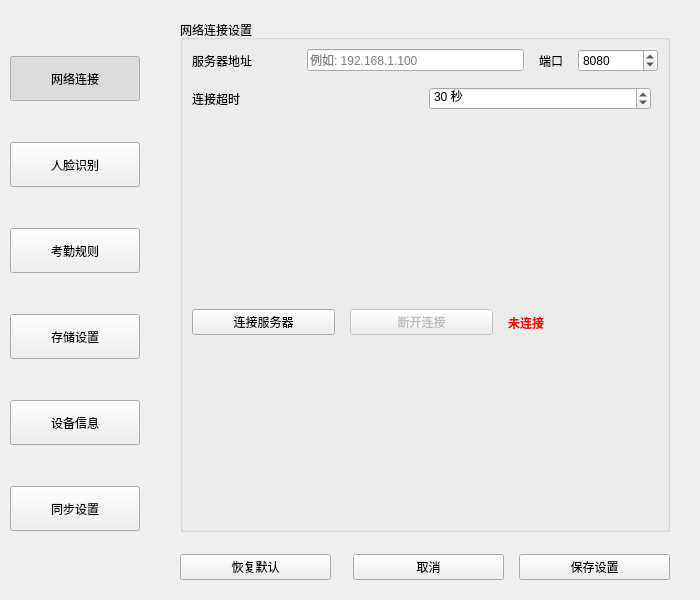
<?xml version="1.0" encoding="UTF-8"?>
<ui version="4.0">
 <class>SetWindow</class>
 <widget class="QWidget" name="SetWindow">
  <property name="geometry">
   <rect>
    <x>0</x>
    <y>0</y>
    <width>700</width>
    <height>600</height>
   </rect>
  </property>
  <property name="minimumSize">
   <size>
    <width>700</width>
    <height>600</height>
   </size>
  </property>
  <property name="windowTitle">
   <string>系统设置</string>
  </property>
  <layout class="QHBoxLayout" name="mainLayout" stretch="0,1">
   <property name="spacing">
    <number>0</number>
   </property>
   <property name="leftMargin">
    <number>0</number>
   </property>
   <property name="topMargin">
    <number>0</number>
   </property>
   <property name="rightMargin">
    <number>0</number>
   </property>
   <property name="bottomMargin">
    <number>0</number>
   </property>
   <item>
    <widget class="QWidget" name="navWidget" native="true">
     <property name="minimumSize">
      <size>
       <width>150</width>
       <height>0</height>
      </size>
     </property>
     <property name="maximumSize">
      <size>
       <width>150</width>
       <height>16777215</height>
      </size>
     </property>
     <layout class="QVBoxLayout" name="navLayout">
      <property name="spacing">
       <number>5</number>
      </property>
      <property name="leftMargin">
       <number>10</number>
      </property>
      <property name="topMargin">
       <number>20</number>
      </property>
      <property name="rightMargin">
       <number>10</number>
      </property>
      <property name="bottomMargin">
       <number>20</number>
      </property>
      <item>
       <widget class="QPushButton" name="btnNetwork">
        <property name="minimumSize">
         <size>
          <width>0</width>
          <height>45</height>
         </size>
        </property>
        <property name="text">
         <string>网络连接</string>
        </property>
        <property name="checkable">
         <bool>true</bool>
        </property>
        <property name="checked">
         <bool>true</bool>
        </property>
        <property name="autoExclusive">
         <bool>true</bool>
        </property>
       </widget>
      </item>
      <item>
       <widget class="QPushButton" name="btnFace">
        <property name="minimumSize">
         <size>
          <width>0</width>
          <height>45</height>
         </size>
        </property>
        <property name="text">
         <string>人脸识别</string>
        </property>
        <property name="checkable">
         <bool>true</bool>
        </property>
        <property name="autoExclusive">
         <bool>true</bool>
        </property>
       </widget>
      </item>
      <item>
       <widget class="QPushButton" name="btnAttendance">
        <property name="minimumSize">
         <size>
          <width>0</width>
          <height>45</height>
         </size>
        </property>
        <property name="text">
         <string>考勤规则</string>
        </property>
        <property name="checkable">
         <bool>true</bool>
        </property>
        <property name="autoExclusive">
         <bool>true</bool>
        </property>
       </widget>
      </item>
      <item>
       <widget class="QPushButton" name="btnStorage">
        <property name="minimumSize">
         <size>
          <width>0</width>
          <height>45</height>
         </size>
        </property>
        <property name="text">
         <string>存储设置</string>
        </property>
        <property name="checkable">
         <bool>true</bool>
        </property>
        <property name="autoExclusive">
         <bool>true</bool>
        </property>
       </widget>
      </item>
      <item>
       <widget class="QPushButton" name="btnDevice">
        <property name="minimumSize">
         <size>
          <width>0</width>
          <height>45</height>
         </size>
        </property>
        <property name="text">
         <string>设备信息</string>
        </property>
        <property name="checkable">
         <bool>true</bool>
        </property>
        <property name="autoExclusive">
         <bool>true</bool>
        </property>
       </widget>
      </item>
      <item>
       <widget class="QPushButton" name="btnSync">
        <property name="minimumSize">
         <size>
          <width>0</width>
          <height>45</height>
         </size>
        </property>
        <property name="text">
         <string>同步设置</string>
        </property>
        <property name="checkable">
         <bool>true</bool>
        </property>
        <property name="autoExclusive">
         <bool>true</bool>
        </property>
       </widget>
      </item>
      <item>
       <spacer name="navSpacer">
        <property name="orientation">
         <enum>Qt::Orientation::Vertical</enum>
        </property>
       </spacer>
      </item>
     </layout>
    </widget>
   </item>
   <item>
    <widget class="QWidget" name="contentWidget" native="true">
     <layout class="QVBoxLayout" name="contentLayout">
      <property name="spacing">
       <number>15</number>
      </property>
      <property name="leftMargin">
       <number>30</number>
      </property>
      <property name="topMargin">
       <number>20</number>
      </property>
      <property name="rightMargin">
       <number>30</number>
      </property>
      <property name="bottomMargin">
       <number>20</number>
      </property>
      <item>
       <widget class="QStackedWidget" name="stackedWidget">
        <property name="currentIndex">
         <number>0</number>
        </property>
        <!-- 网络连接设置页面 -->
        <widget class="QWidget" name="pageNetwork">
         <layout class="QVBoxLayout" name="networkPageLayout">
          <property name="spacing">
           <number>20</number>
          </property>
          <property name="leftMargin">
           <number>0</number>
          </property>
          <property name="topMargin">
           <number>0</number>
          </property>
          <property name="rightMargin">
           <number>0</number>
          </property>
          <property name="bottomMargin">
           <number>0</number>
          </property>
          <item>
           <widget class="QGroupBox" name="networkGroup">
            <property name="title">
             <string>网络连接设置</string>
            </property>
            <layout class="QVBoxLayout" name="networkLayout">
             <property name="spacing">
              <number>15</number>
             </property>
             <item>
              <layout class="QHBoxLayout" name="ipLayout">
               <item>
                <widget class="QLabel" name="ipLabel">
                 <property name="minimumSize">
                  <size>
                   <width>100</width>
                   <height>0</height>
                  </size>
                 </property>
                 <property name="text">
                  <string>服务器地址</string>
                 </property>
                </widget>
               </item>
               <item>
                <widget class="QLineEdit" name="lineEditIP">
                 <property name="placeholderText">
                  <string>例如: 192.168.1.100</string>
                 </property>
                </widget>
               </item>
               <item>
                <widget class="QLabel" name="portLabel">
                 <property name="text">
                  <string>端口</string>
                 </property>
                </widget>
               </item>
               <item>
                <widget class="QSpinBox" name="spinBoxPort">
                 <property name="minimumSize">
                  <size>
                   <width>80</width>
                   <height>0</height>
                  </size>
                 </property>
                 <property name="minimum">
                  <number>1</number>
                 </property>
                 <property name="maximum">
                  <number>65535</number>
                 </property>
                 <property name="value">
                  <number>8080</number>
                 </property>
                </widget>
               </item>
              </layout>
             </item>
             <item>
              <layout class="QHBoxLayout" name="timeoutLayout">
               <item>
                <widget class="QLabel" name="timeoutLabel">
                 <property name="minimumSize">
                  <size>
                   <width>100</width>
                   <height>0</height>
                  </size>
                 </property>
                 <property name="text">
                  <string>连接超时</string>
                 </property>
                </widget>
               </item>
               <item>
                <widget class="QSpinBox" name="spinBoxTimeout">
                 <property name="suffix">
                  <string> 秒</string>
                 </property>
                 <property name="minimum">
                  <number>5</number>
                 </property>
                 <property name="maximum">
                  <number>60</number>
                 </property>
                 <property name="value">
                  <number>30</number>
                 </property>
                </widget>
               </item>
               <item>
                <spacer name="timeoutSpacer">
                 <property name="orientation">
                  <enum>Qt::Orientation::Horizontal</enum>
                 </property>
                </spacer>
               </item>
              </layout>
             </item>
             <item>
              <layout class="QHBoxLayout" name="testLayout">
               <item>
                <widget class="QPushButton" name="btnTestConnection">
                 <property name="text">
                  <string>连接服务器</string>
                 </property>
                </widget>
               </item>
               <item>
                <widget class="QPushButton" name="btnDisconnect">
                 <property name="enabled">
                  <bool>false</bool>
                 </property>
                 <property name="text">
                  <string>断开连接</string>
                 </property>
                </widget>
               </item>
               <item>
                <widget class="QLabel" name="labelConnectionStatus">
                 <property name="text">
                  <string>未连接</string>
                 </property>
                 <property name="styleSheet">
                  <string notr="true">color: red; font-weight: bold;</string>
                 </property>
                </widget>
               </item>
               <item>
                <spacer name="testSpacer">
                 <property name="orientation">
                  <enum>Qt::Orientation::Horizontal</enum>
                 </property>
                </spacer>
               </item>
              </layout>
             </item>
            </layout>
           </widget>
          </item>
          <item>
           <spacer name="networkSpacer">
            <property name="orientation">
             <enum>Qt::Orientation::Vertical</enum>
            </property>
           </spacer>
          </item>
         </layout>
        </widget>
        <!-- 人脸识别设置页面 -->
        <widget class="QWidget" name="pageFace">
         <layout class="QVBoxLayout" name="facePageLayout">
          <property name="spacing">
           <number>20</number>
          </property>
          <property name="leftMargin">
           <number>0</number>
          </property>
          <property name="topMargin">
           <number>0</number>
          </property>
          <property name="rightMargin">
           <number>0</number>
          </property>
          <property name="bottomMargin">
           <number>0</number>
          </property>
          <item>
           <widget class="QGroupBox" name="faceGroup">
            <property name="title">
             <string>人脸识别设置</string>
            </property>
            <layout class="QVBoxLayout" name="faceLayout">
             <property name="spacing">
              <number>15</number>
             </property>
             <item>
              <layout class="QHBoxLayout" name="thresholdLayout">
               <item>
                <widget class="QLabel" name="thresholdLabel">
                 <property name="minimumSize">
                  <size>
                   <width>120</width>
                   <height>0</height>
                  </size>
                 </property>
                 <property name="text">
                  <string>相似度阈值</string>
                 </property>
                </widget>
               </item>
               <item>
                <widget class="QSlider" name="sliderThreshold">
                 <property name="minimumSize">
                  <size>
                   <width>200</width>
                   <height>0</height>
                  </size>
                 </property>
                 <property name="minimum">
                  <number>50</number>
                 </property>
                 <property name="maximum">
                  <number>99</number>
                 </property>
                 <property name="value">
                  <number>80</number>
                 </property>
                 <property name="orientation">
                  <enum>Qt::Orientation::Horizontal</enum>
                 </property>
                </widget>
               </item>
               <item>
                <widget class="QLabel" name="labelThresholdValue">
                 <property name="minimumSize">
                  <size>
                   <width>50</width>
                   <height>0</height>
                  </size>
                 </property>
                 <property name="text">
                  <string>80%</string>
                 </property>
                 <property name="alignment">
                  <set>Qt::AlignmentFlag::AlignCenter</set>
                 </property>
                </widget>
               </item>
              </layout>
             </item>
             <item>
              <layout class="QHBoxLayout" name="maxFaceLayout">
               <item>
                <widget class="QLabel" name="maxFaceLabel">
                 <property name="minimumSize">
                  <size>
                   <width>120</width>
                   <height>0</height>
                  </size>
                 </property>
                 <property name="text">
                  <string>最大检测人脸数</string>
                 </property>
                </widget>
               </item>
               <item>
                <widget class="QSpinBox" name="spinBoxMaxFace">
                 <property name="minimum">
                  <number>1</number>
                 </property>
                 <property name="maximum">
                  <number>10</number>
                 </property>
                 <property name="value">
                  <number>5</number>
                 </property>
                </widget>
               </item>
               <item>
                <spacer name="maxFaceSpacer">
                 <property name="orientation">
                  <enum>Qt::Orientation::Horizontal</enum>
                 </property>
                </spacer>
               </item>
              </layout>
             </item>
             <item>
              <layout class="QHBoxLayout" name="recognizeTimeoutLayout">
               <item>
                <widget class="QLabel" name="recognizeTimeoutLabel">
                 <property name="minimumSize">
                  <size>
                   <width>120</width>
                   <height>0</height>
                  </size>
                 </property>
                 <property name="text">
                  <string>识别超时时间</string>
                 </property>
                </widget>
               </item>
               <item>
                <widget class="QSpinBox" name="spinBoxRecognizeTimeout">
                 <property name="suffix">
                  <string> 秒</string>
                 </property>
                 <property name="minimum">
                  <number>3</number>
                 </property>
                 <property name="maximum">
                  <number>30</number>
                 </property>
                 <property name="value">
                  <number>10</number>
                 </property>
                </widget>
               </item>
               <item>
                <spacer name="recognizeTimeoutSpacer">
                 <property name="orientation">
                  <enum>Qt::Orientation::Horizontal</enum>
                 </property>
                </spacer>
               </item>
              </layout>
             </item>
            </layout>
           </widget>
          </item>
          <item>
           <widget class="QGroupBox" name="arcfaceGroup">
            <property name="title">
             <string>ArcFace SDK配置</string>
            </property>
            <layout class="QVBoxLayout" name="arcfaceLayout">
             <property name="spacing">
              <number>15</number>
             </property>
             <item>
              <layout class="QHBoxLayout" name="appIdLayout">
               <item>
                <widget class="QLabel" name="appIdLabel">
                 <property name="minimumSize">
                  <size>
                   <width>120</width>
                   <height>0</height>
                  </size>
                 </property>
                 <property name="text">
                  <string>App ID</string>
                 </property>
                </widget>
               </item>
               <item>
                <widget class="QLineEdit" name="lineEditAppId">
                 <property name="placeholderText">
                  <string>请输入ArcFace App ID</string>
                 </property>
                </widget>
               </item>
              </layout>
             </item>
             <item>
              <layout class="QHBoxLayout" name="sdkKeyLayout">
               <item>
                <widget class="QLabel" name="sdkKeyLabel">
                 <property name="minimumSize">
                  <size>
                   <width>120</width>
                   <height>0</height>
                  </size>
                 </property>
                 <property name="text">
                  <string>SDK Key</string>
                 </property>
                </widget>
               </item>
               <item>
                <widget class="QLineEdit" name="lineEditSdkKey">
                 <property name="placeholderText">
                  <string>请输入ArcFace SDK Key</string>
                 </property>
                </widget>
               </item>
              </layout>
             </item>
            </layout>
           </widget>
          </item>
          <item>
           <spacer name="faceSpacer">
            <property name="orientation">
             <enum>Qt::Orientation::Vertical</enum>
            </property>
           </spacer>
          </item>
         </layout>
        </widget>
        <!-- 考勤规则设置页面 -->
        <widget class="QWidget" name="pageAttendance">
         <layout class="QVBoxLayout" name="attendancePageLayout">
          <property name="spacing">
           <number>20</number>
          </property>
          <property name="leftMargin">
           <number>0</number>
          </property>
          <property name="topMargin">
           <number>0</number>
          </property>
          <property name="rightMargin">
           <number>0</number>
          </property>
          <property name="bottomMargin">
           <number>0</number>
          </property>
          <item>
           <widget class="QGroupBox" name="attendanceGroup">
            <property name="title">
             <string>考勤规则设置</string>
            </property>
            <layout class="QVBoxLayout" name="attendanceLayout">
             <property name="spacing">
              <number>15</number>
             </property>
             <item>
              <layout class="QHBoxLayout" name="workTimeLayout">
               <item>
                <widget class="QLabel" name="workStartLabel">
                 <property name="minimumSize">
                  <size>
                   <width>100</width>
                   <height>0</height>
                  </size>
                 </property>
                 <property name="text">
                  <string>上班时间</string>
                 </property>
                </widget>
               </item>
               <item>
                <widget class="QTimeEdit" name="timeEditWorkStart">
                 <property name="displayFormat">
                  <string>HH:mm</string>
                 </property>
                 <property name="time">
                  <time>
                   <hour>9</hour>
                   <minute>0</minute>
                   <second>0</second>
                  </time>
                 </property>
                </widget>
               </item>
               <item>
                <widget class="QLabel" name="workEndLabel">
                 <property name="text">
                  <string>下班时间</string>
                 </property>
                </widget>
               </item>
               <item>
                <widget class="QTimeEdit" name="timeEditWorkEnd">
                 <property name="displayFormat">
                  <string>HH:mm</string>
                 </property>
                 <property name="time">
                  <time>
                   <hour>18</hour>
                   <minute>0</minute>
                   <second>0</second>
                  </time>
                 </property>
                </widget>
               </item>
               <item>
                <spacer name="workTimeSpacer">
                 <property name="orientation">
                  <enum>Qt::Orientation::Horizontal</enum>
                 </property>
                </spacer>
               </item>
              </layout>
             </item>
             <item>
              <layout class="QHBoxLayout" name="lateLayout">
               <item>
                <widget class="QLabel" name="lateLabel">
                 <property name="minimumSize">
                  <size>
                   <width>100</width>
                   <height>0</height>
                  </size>
                 </property>
                 <property name="text">
                  <string>迟到允许</string>
                 </property>
                </widget>
               </item>
               <item>
                <widget class="QSpinBox" name="spinBoxLate">
                 <property name="suffix">
                  <string> 分钟</string>
                 </property>
                 <property name="minimum">
                  <number>0</number>
                 </property>
                 <property name="maximum">
                  <number>60</number>
                 </property>
                 <property name="value">
                  <number>15</number>
                 </property>
                </widget>
               </item>
               <item>
                <spacer name="lateSpacer">
                 <property name="orientation">
                  <enum>Qt::Orientation::Horizontal</enum>
                 </property>
                </spacer>
               </item>
              </layout>
             </item>
             <item>
              <layout class="QHBoxLayout" name="earlyLayout">
               <item>
                <widget class="QLabel" name="earlyLabel">
                 <property name="minimumSize">
                  <size>
                   <width>100</width>
                   <height>0</height>
                  </size>
                 </property>
                 <property name="text">
                  <string>早退允许</string>
                 </property>
                </widget>
               </item>
               <item>
                <widget class="QSpinBox" name="spinBoxEarly">
                 <property name="suffix">
                  <string> 分钟</string>
                 </property>
                 <property name="minimum">
                  <number>0</number>
                 </property>
                 <property name="maximum">
                  <number>60</number>
                 </property>
                 <property name="value">
                  <number>15</number>
                 </property>
                </widget>
               </item>
               <item>
                <spacer name="earlySpacer">
                 <property name="orientation">
                  <enum>Qt::Orientation::Horizontal</enum>
                 </property>
                </spacer>
               </item>
              </layout>
             </item>
            </layout>
           </widget>
          </item>
          <item>
           <spacer name="attendanceSpacer">
            <property name="orientation">
             <enum>Qt::Orientation::Vertical</enum>
            </property>
           </spacer>
          </item>
         </layout>
        </widget>
        <!-- 存储设置页面 -->
        <widget class="QWidget" name="pageStorage">
         <layout class="QVBoxLayout" name="storagePageLayout">
          <property name="spacing">
           <number>20</number>
          </property>
          <property name="leftMargin">
           <number>0</number>
          </property>
          <property name="topMargin">
           <number>0</number>
          </property>
          <property name="rightMargin">
           <number>0</number>
          </property>
          <property name="bottomMargin">
           <number>0</number>
          </property>
          <item>
           <widget class="QGroupBox" name="storageGroup">
            <property name="title">
             <string>存储设置</string>
            </property>
            <layout class="QVBoxLayout" name="storageLayout">
             <property name="spacing">
              <number>15</number>
             </property>
             <item>
              <layout class="QHBoxLayout" name="dbPathLayout">
               <item>
                <widget class="QLabel" name="dbPathLabel">
                 <property name="minimumSize">
                  <size>
                   <width>100</width>
                   <height>0</height>
                  </size>
                 </property>
                 <property name="text">
                  <string>数据库路径</string>
                 </property>
                </widget>
               </item>
               <item>
                <widget class="QLineEdit" name="lineEditDbPath">
                 <property name="readOnly">
                  <bool>true</bool>
                 </property>
                 <property name="placeholderText">
                  <string>请选择数据库文件路径</string>
                 </property>
                </widget>
               </item>
               <item>
                <widget class="QPushButton" name="btnBrowseDb">
                 <property name="text">
                  <string>浏览...</string>
                 </property>
                </widget>
               </item>
              </layout>
             </item>
             <item>
              <layout class="QHBoxLayout" name="logPathLayout">
               <item>
                <widget class="QLabel" name="logPathLabel">
                 <property name="minimumSize">
                  <size>
                   <width>100</width>
                   <height>0</height>
                  </size>
                 </property>
                 <property name="text">
                  <string>日志路径</string>
                 </property>
                </widget>
               </item>
               <item>
                <widget class="QLineEdit" name="lineEditLogPath">
                 <property name="readOnly">
                  <bool>true</bool>
                 </property>
                 <property name="placeholderText">
                  <string>请选择日志文件保存路径</string>
                 </property>
                </widget>
               </item>
               <item>
                <widget class="QPushButton" name="btnBrowseLog">
                 <property name="text">
                  <string>浏览...</string>
                 </property>
                </widget>
               </item>
              </layout>
             </item>
            </layout>
           </widget>
          </item>
          <item>
           <spacer name="storageSpacer">
            <property name="orientation">
             <enum>Qt::Orientation::Vertical</enum>
            </property>
           </spacer>
          </item>
         </layout>
        </widget>
        <!-- 设备信息页面 -->
        <widget class="QWidget" name="pageDevice">
         <layout class="QVBoxLayout" name="devicePageLayout">
          <property name="spacing">
           <number>20</number>
          </property>
          <property name="leftMargin">
           <number>0</number>
          </property>
          <property name="topMargin">
           <number>0</number>
          </property>
          <property name="rightMargin">
           <number>0</number>
          </property>
          <property name="bottomMargin">
           <number>0</number>
          </property>
          <item>
           <widget class="QGroupBox" name="deviceGroup">
            <property name="title">
             <string>设备信息</string>
            </property>
            <layout class="QVBoxLayout" name="deviceLayout">
             <property name="spacing">
              <number>15</number>
             </property>
             <item>
              <layout class="QHBoxLayout" name="deviceIdLayout">
               <item>
                <widget class="QLabel" name="labelDeviceId">
                 <property name="minimumSize">
                  <size>
                   <width>100</width>
                   <height>0</height>
                  </size>
                 </property>
                 <property name="text">
                  <string>设备 ID</string>
                 </property>
                </widget>
               </item>
               <item>
                <widget class="QLineEdit" name="lineEditDeviceId">
                 <property name="placeholderText">
                  <string>设备唯一标识</string>
                 </property>
                </widget>
               </item>
              </layout>
             </item>
             <item>
              <layout class="QHBoxLayout" name="deviceKeyLayout">
               <item>
                <widget class="QLabel" name="labelDeviceKey">
                 <property name="minimumSize">
                  <size>
                   <width>100</width>
                   <height>0</height>
                  </size>
                 </property>
                 <property name="text">
                  <string>设备密钥</string>
                 </property>
                </widget>
               </item>
               <item>
                <widget class="QLineEdit" name="lineEditDeviceKey">
                 <property name="echoMode">
                  <enum>QLineEdit::EchoMode::Password</enum>
                 </property>
                 <property name="placeholderText">
                  <string>请输入设备密钥</string>
                 </property>
                </widget>
               </item>
              </layout>
             </item>
             <item>
              <layout class="QHBoxLayout" name="fwVersionLayout">
               <item>
                <widget class="QLabel" name="labelFwVersion">
                 <property name="minimumSize">
                  <size>
                   <width>100</width>
                   <height>0</height>
                  </size>
                 </property>
                 <property name="text">
                  <string>固件版本</string>
                 </property>
                </widget>
               </item>
               <item>
                <widget class="QLineEdit" name="lineEditFwVersion">
                 <property name="readOnly">
                  <bool>true</bool>
                 </property>
                 <property name="placeholderText">
                  <string>固件版本号</string>
                 </property>
                </widget>
               </item>
              </layout>
             </item>
             <item>
              <layout class="QHBoxLayout" name="deviceNameLayout">
               <item>
                <widget class="QLabel" name="labelDeviceName">
                 <property name="minimumSize">
                  <size>
                   <width>100</width>
                   <height>0</height>
                  </size>
                 </property>
                 <property name="text">
                  <string>设备名称</string>
                 </property>
                </widget>
               </item>
               <item>
                <widget class="QLineEdit" name="lineEditDeviceName">
                 <property name="placeholderText">
                  <string>请输入设备名称</string>
                 </property>
                </widget>
               </item>
              </layout>
             </item>
            </layout>
           </widget>
          </item>
          <item>
           <spacer name="deviceSpacer">
            <property name="orientation">
             <enum>Qt::Orientation::Vertical</enum>
            </property>
           </spacer>
          </item>
         </layout>
        </widget>
        <!-- 同步设置页面 -->
        <widget class="QWidget" name="pageSync">
         <layout class="QVBoxLayout" name="syncPageLayout">
          <property name="spacing">
           <number>20</number>
          </property>
          <property name="leftMargin">
           <number>0</number>
          </property>
          <property name="topMargin">
           <number>0</number>
          </property>
          <property name="rightMargin">
           <number>0</number>
          </property>
          <property name="bottomMargin">
           <number>0</number>
          </property>
          <item>
           <widget class="QGroupBox" name="syncGroup">
            <property name="title">
             <string>同步设置</string>
            </property>
            <layout class="QVBoxLayout" name="syncLayout">
             <property name="spacing">
              <number>15</number>
             </property>
             <item>
              <widget class="QCheckBox" name="checkBoxAutoSync">
               <property name="text">
                <string>连接后自动同步</string>
               </property>
               <property name="checked">
                <bool>true</bool>
               </property>
              </widget>
             </item>
             <item>
              <layout class="QHBoxLayout" name="syncTimeoutLayout">
               <item>
                <widget class="QLabel" name="labelSyncTimeout">
                 <property name="minimumSize">
                  <size>
                   <width>100</width>
                   <height>0</height>
                  </size>
                 </property>
                 <property name="text">
                  <string>同步超时</string>
                 </property>
                </widget>
               </item>
               <item>
                <widget class="QSpinBox" name="spinBoxSyncTimeout">
                 <property name="suffix">
                  <string> 秒</string>
                 </property>
                 <property name="minimum">
                  <number>60</number>
                 </property>
                 <property name="maximum">
                  <number>600</number>
                 </property>
                 <property name="value">
                  <number>300</number>
                 </property>
                </widget>
               </item>
               <item>
                <spacer name="syncTimeoutSpacer">
                 <property name="orientation">
                  <enum>Qt::Orientation::Horizontal</enum>
                 </property>
                </spacer>
               </item>
              </layout>
             </item>
            </layout>
           </widget>
          </item>
          <item>
           <spacer name="syncSpacer">
            <property name="orientation">
             <enum>Qt::Orientation::Vertical</enum>
            </property>
           </spacer>
          </item>
         </layout>
        </widget>
       </widget>
      </item>
      <item>
       <layout class="QHBoxLayout" name="buttonLayout">
        <item>
         <widget class="QPushButton" name="btnRestore">
          <property name="text">
           <string>恢复默认</string>
          </property>
         </widget>
        </item>
        <item>
         <spacer name="buttonSpacer">
          <property name="orientation">
           <enum>Qt::Orientation::Horizontal</enum>
          </property>
         </spacer>
        </item>
        <item>
         <widget class="QPushButton" name="btnCancel">
          <property name="text">
           <string>取消</string>
          </property>
         </widget>
        </item>
        <item>
         <widget class="QPushButton" name="btnSave">
          <property name="text">
           <string>保存设置</string>
          </property>
         </widget>
        </item>
       </layout>
      </item>
     </layout>
    </widget>
   </item>
  </layout>
 </widget>
 <resources/>
 <connections/>
</ui>
